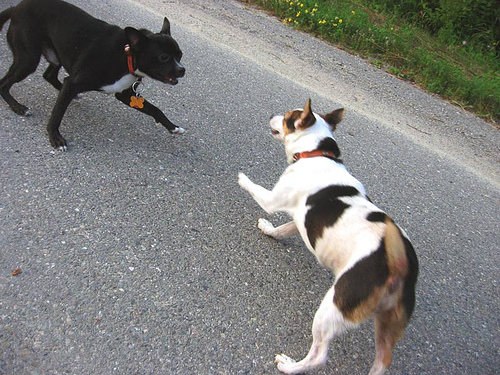
#> input picture dog.jpg, 500 x 375 px
$ python draw.py
#> lines starting #> are read from the running program, lines starting #| are printed output that depends on the picture
import cv2

img=cv2.imread('dog.jpg')
#> img is the input picture: shape (375, 500, 3); mean B, G, R 125.6, 127.5, 127

while True:
    cv2.line(img,(265,40),(128,230),(0,0,255),2)
    #diagonal coordinates rec
    cv2.rectangle(img,(256,87),(380,150),(0,255,0),2)
    cv2.circle(img,(160,60),40,(255,0,0),2)
    cv2.putText(img,"Hello",(40,330),cv2.FONT_HERSHEY_COMPLEX,2,(0,0,255),2)
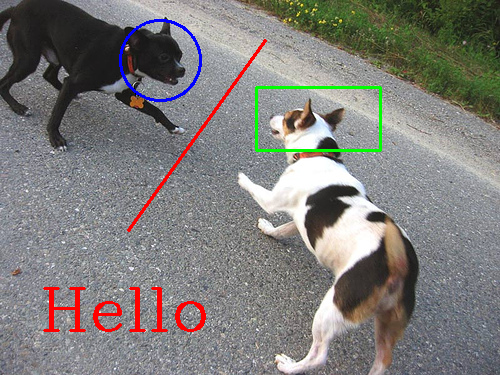
#> img: shape (375, 500, 3); mean B, G, R 123.1, 125.5, 127.3

    cv2.imshow("window",img)

    if cv2.waitKey(0)==27:
#> (key Esc is pressed here)
        break
cv2.destroyAllWindows()
